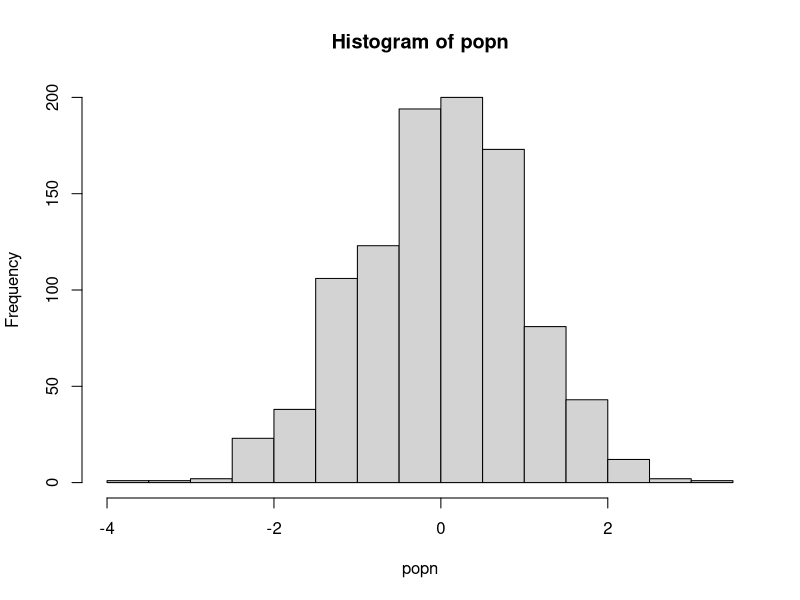

Reproduce this figure in R.
# Author: Yuchen Yang (yy5819@ic.ac.uk)
# Version: 0.0.1
## Clear the directory ##

rm(list=ls())

###############
######### Functions ##########

## A function to take a sample of size n from a population "popn" and return its mean
myexperiment <- function(popn,n){
    pop_sample <- sample(popn, n, replace = FALSE)
    return(mean(pop_sample))
}

## Calculate means using a for loop without preallocation:
loopy_sample1 <- function(popn, n, num){
	result1 <- vector() #Initialize empty vector of size 1 
	for(i in 1:num){
		result1 <- c(result1, myexperiment(popn, n))
    }
	return(result1)
}

## To run "num" iterations of the experiment using a for loop on a vector with preallocation:
loopy_sample2 <- function(popn, n, num){
	result2 <- vector(,num) #Preallocate expected size
	for(i in 1:num){
		result2[i] <- myexperiment(popn, n)
    }
	return(result2)
}

## To run "num" iterations of the experiment using a for loop on a list with preallocation:
loopy_sample3 <- function(popn, n, num){
	result3 <- vector("list", num) #Preallocate expected size
	for(i in 1:num){
		result3[[i]] <- myexperiment(popn, n)
    }
	return(result3)
}


## To run "num" iterations of the experiment using vectorization with lapply:
lapply_sample <- function(popn, n, num){
	result4 <- lapply(1:num, function(i) myexperiment(popn, n))
	return(result4)
}

## To run "num" iterations of the experiment using vectorization with lapply:
sapply_sample <- function(popn, n, num){
	result5 <- sapply(1:num, function(i) myexperiment(popn, n))
	return(result5)
}


popn <- rnorm(1000) # Generate the population
hist(popn)

n <- 20 # sample size for each experiment
num <- 1000 # Number of times to rerun the experiment

print("The loopy, non-preallocation approach takes:" )
print(system.time(loopy_sample1(popn, n, num)))

print("The loopy, but with preallocation approach takes:" )
print(system.time(loopy_sample2(popn, n, num)))

print("The loopy, non-preallocation approach takes:" )
print(system.time(loopy_sample3(popn, n, num)))

print("The vectorized sapply approach takes:" )
print(system.time(sapply_sample(popn, n, num)))

print("The vectorized lapply approach takes:" )
print(system.time(lapply_sample(popn, n, num)))